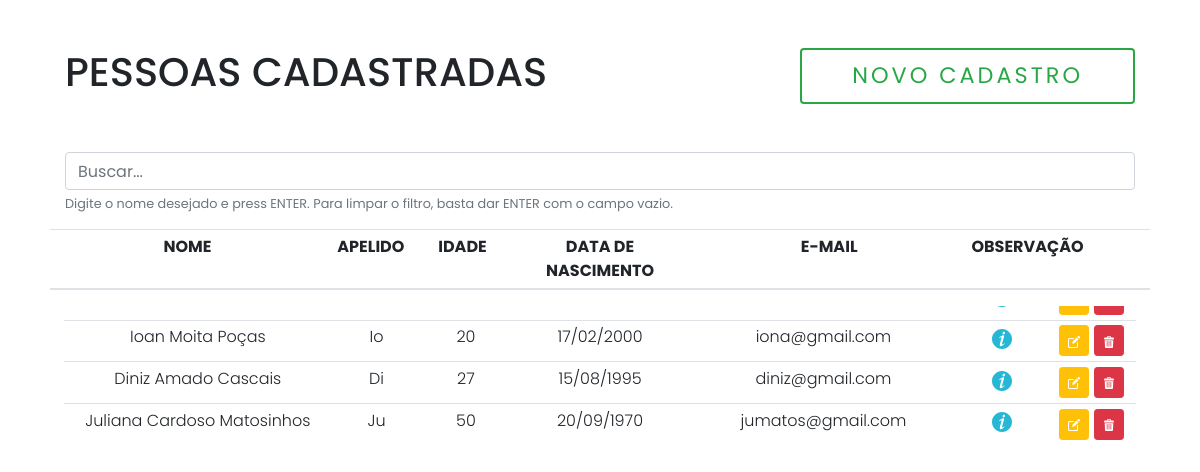
The page / on the database its author committed.
### app/models.py (models this page shows)
class Pessoa(models.Model):
    nome = models.CharField(max_length=30)
    sobrenome = models.CharField(max_length=30)
    idade = models.IntegerField()
    data_de_nascimento = models.CharField(max_length=10)
    email = models.EmailField(max_length=50, default="")
    apelido = models.CharField(max_length=15, blank=True, null=True)
    observacao = models.TextField(max_length=80, blank=True, null=True)

### app/views.py (the view)
# urls.py: 2. Add a URL to urlpatterns:  path('', views.home, name='home')
def home(request):
    data = {}
    search = request.GET.get('search')
    if search:
        data['db'] = Pessoa.objects.filter(nome__icontains=search)
    else:
        data['db'] = Pessoa.objects.all()
    return render(request, 'index.html', data)

### app/templates/index.html (shortened to what this page needs)
<!DOCTYPE html>
<html lang="pt-BR">
    <head>
        {% load static %}
        <link rel="stylesheet" href="https://stackpath.bootstrapcdn.com/bootstrap/4.1.3/css/bootstrap.min.css">
        <link rel="stylesheet" href="{% static 'css/style.css' %}">
    </head>
    <body>
        <div class="container-fluid">
            <div class="fixed-top">
                <div id="title" class="col-11 m-auto pt-5">
                        <h1>PESSOAS CADASTRADAS</h1>
                        <a href="/form" id="btn-adicionar" class="btn btn-success">NOVO CADASTRO</a>
                </div>
                <div class="col-11 m-auto pt-5">
                    <form method="get">
                        <input type="text" id="search" name="search" class="form-control" placeholder="Buscar...">
                        <small id="buscar" class="form-text text-muted">Digite o nome desejado e press ENTER. Para limpar o filtro, basta dar ENTER com o campo vazio.</small>
                    </form>
                </div>
                <div class="col-11 m-auto pt-3">
                    <table class="table table-hover table-sm text-center">
                        <thead>
                            <tr class="row">
                                <th class="col-3" scope="col">NOME</th>
                                <th class="col-1" scope="col">APELIDO</th>
                                <th class="col-1" scope="col">IDADE</th>
                                <th class="col-2" scope="col">DATA DE NASCIMENTO</th>
                                <th class="col-3" scope="col">E-MAIL</th>
                                <th class="col-1" scope="col">OBSERVAÇÃO</th>
                                <th class="col-1" scope="col"></th>
                            </tr>
                        </thead>
                    </table>
                </div>
            </div>
            <div id="table-content" class="col-11 m-auto pt-4 pb-2 text-center">
                <table class="table table-hover table-sm">
                    <tbody>
                        {% for dbs in db %}
                        <tr class="row">
                            <td class="col-3">{{dbs.nome}} {{dbs.sobrenome}}</td>
                            <td class="col-1">{{dbs.apelido}}</td>
                            <td class="col-1">{{dbs.idade}}</td>
                            <td class="col-2">{{dbs.data_de_nascimento}}</td>
                            <td class="col-3">{{dbs.email}}</td>
                            <td class="col-1">
                                <button type="button" class="" data-toggle="modal" data-target="#modalid{{dbs.id}}">
                                    <img src="{% static 'images/info.svg' %}" alt="Observação">
                                </button>
                            </td>
                            <td class="col-1">
                                <a href="/edit/{{dbs.id}}/"  class="btn btn-sm btn-warning"><img src="{% static 'images/editar.svg' %}" alt="Editar"></i></a>
                                <a href="/delete/{{dbs.id}}/" class="btn btn-sm btn-danger btnDel"><img src="{% static 'images/trash.svg' %}" alt="Deletar"></a>
                            </td>
                        </tr>
                        {% endfor %}
                    </tbody>
                </table>
            </div>
        </div>
    </body>
</html>

### app/static/css/style.css (style rules this page uses)
* { font-family: 'Poppins', sans-serif; }
#btn-adicionar { color: #28a745; background-color: #fff; transition: .6s; display: flex; align-items: center; padding: 0px 50px; font-size: 1.4em; letter-spacing: 3px; border: 2px solid #28a745; }
small { margin-top: -0.75rem !important; }
small#buscar { margin-top: 0.25rem !important; }
div.fixed-top { background-color: white; }
div#title { display: flex; justify-content: space-between; }
div#table-content { margin-top: 254px !important; font-weight: 300; }
img { height: 12px; }
.btn img { filter: invert(1); }
button { border: none !important; background-color: transparent; cursor: pointer; }
button img { height: 20px; }

### rows shown on the page
Pessoa: nome "Ioan", sobrenome "Moita Poças", apelido "Io", idade "20", data_de_nascimento "17/02/2000", email "iona@gmail.com"
Pessoa: nome "Diniz", sobrenome "Amado Cascais", apelido "Di", idade "27", data_de_nascimento "15/08/1995", email "diniz@gmail.com"
Pessoa: nome "Juliana", sobrenome "Cardoso Matosinhos", apelido "Ju", idade "50", data_de_nascimento "20/09/1970", email "jumatos@gmail.com"
